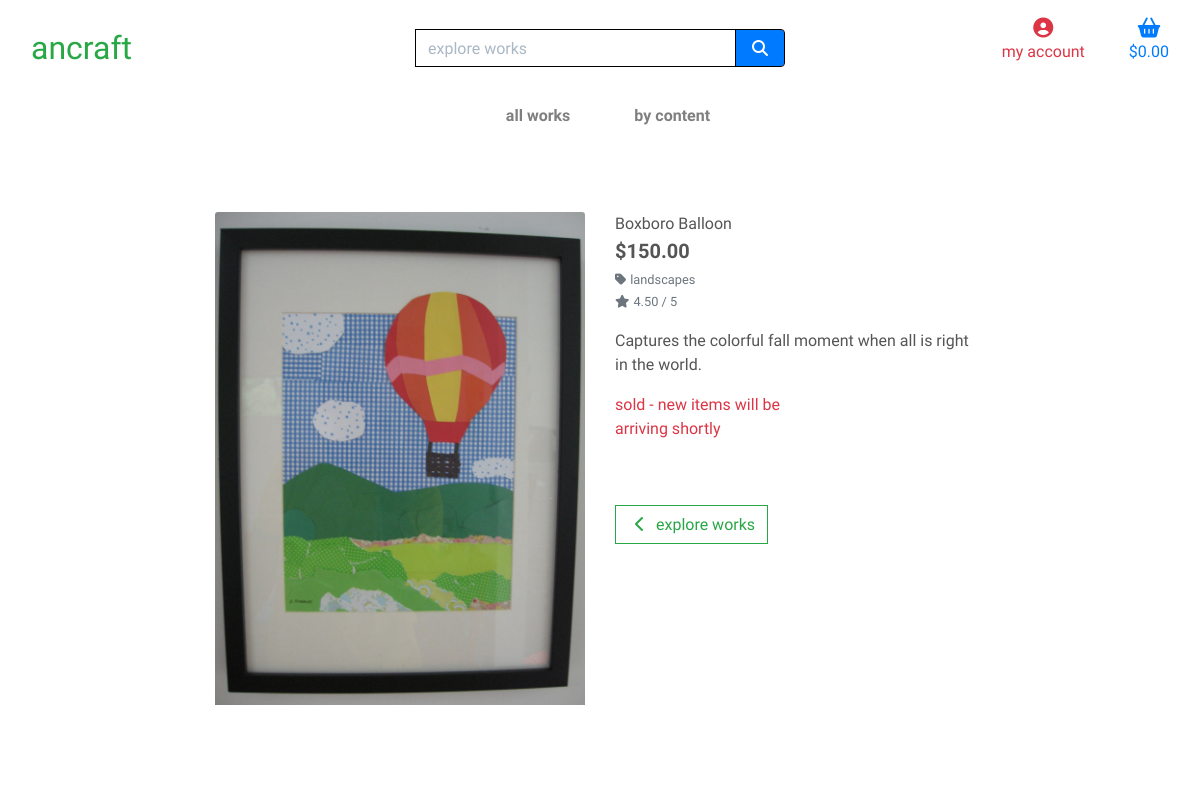
The app's page /works/1/, older data.
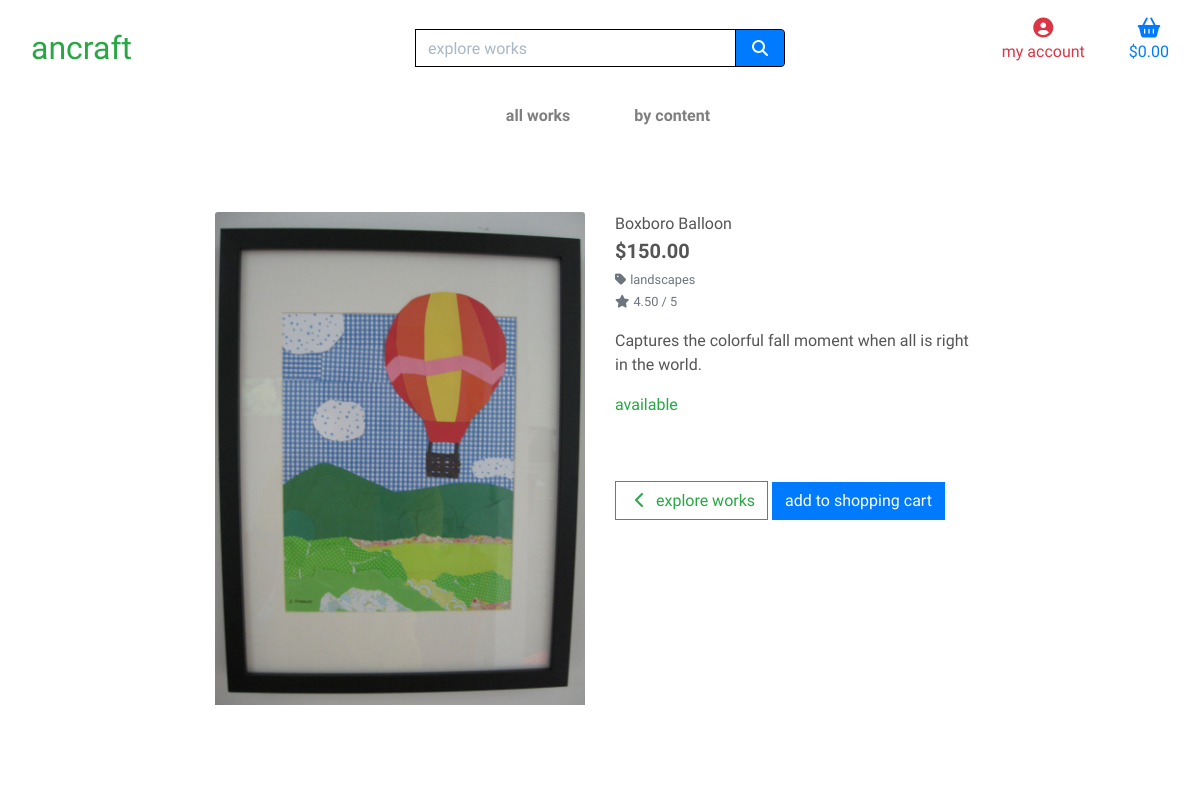
The same page, newer data.
### works/views.py (the view)
# urls.py: path('<int:work_id>/', views.work_item, name='work_item'),
def work_item(request, work_id):
    work = get_object_or_404(Work, pk=work_id)
    context = {
        'work': work,
    }
    return render(request, 'works/work_item.html', context)

### cart/contexts.py (called while the page is built, shortened)
def cart_sum(request):
    cart = request.session.get('cart', {})
    cart_items = []
    total = 0
    work_count = 0
    delivery_cost = total * Decimal(settings.STANDARD_DELIVERY_PERCENTAGE / 100)
    grand_total = delivery_cost + total
    context = {
        'cart_items': cart_items,
        'total': total,
        'work_count': work_count,
        'delivery_cost': delivery_cost,
        'grand_total': grand_total,
    }
    return context

### works/templates/works/work_item.html (shortened to what this page needs)
{% extends "base.html" %}
{% load static %}
{% block page_header %}
    <div class="container header-container">
    </div>
{% endblock %}
{% block content %}
    <div class="overlay"></div>
    <div class="container-fluid">
        <div class="row">
            <div class="col-12 col-md-6 col-lg-4 offset-lg-2">
                <div class="image-container my-5">
                    {% if work.image %}
                        <a href="{{ work.image.url }}" target="_blank">
                            <img class="card-img-top img-fluid" src="{{ work.image.url }}" alt="{{ item.work.name }}">
                        </a>
                        {% else %}
                        <a href="">
                            <img class="card-img-top img-fluid" src="{{ MEDIA_URL }}noimage.png" alt="{{ item.work.name }}">
                        </a>
                    {% endif %}
                </div>
            </div>
            <div class="col-12 col-md-6 col-lg-4">
                <div class="work-item-container mb-5 mt-md-5">
                    <p class="mb-0">{{ work.name }}</p>
                    <p class="lead mb-0 text-left font-weight-bold">${{ work.price }}</p>
                    {% if work.content %}
                    <p class="small mt-1 mb-0">
                        <a class="text-muted" href="{% url 'works' %}?content={{ work.content.name }}">
                            <i class="fas fa-tag mr-1"></i>{{ work.content.name }}
                        </a>
                    </p>
                    {% endif %}
                    {% if work.rating %}
                        <small class="text-muted"><i class="fas fa-star mr-1"></i>{{ work.rating }} / 5</small>
                    {% else %}
                        <small class="text-muted">No Rating</small>
                    {% endif %}
                    <p class="mt-3">{{ work.description }}</p>
                    <form class="form" action="{% url 'add_to_cart' work.id %}" method="POST">
                        <div class="form-row">
                            <div class="col-12">
                                <div class="form-group w-50" method="GET">
                                    {% if work.is_sold %}
                                    <div><p class="text-red-alt mb-0">sold - new items will be arriving shortly</p>
                                    {% else %}
                                    <div><p class="text-green-alt mb-0">available</p>
                                    {% endif %}
                                    </div>
                                </div>
                            </div>
                            <div class="col-12">
                                <a href="{% url 'works' %}" class="btn btn-outline-success rounded-0 mt-5">
                                    <span class="icon">
                                        <i class="fas fa-chevron-left"></i>
                                    </span>
                                    <span class="text">explore works</span>
                                </a>
                                    {% if not work.is_sold %}
                                    <input type="submit" class="btn btn-primary rounded-0 text mt-5" value="add to shopping cart" data-item_id="{{ work.id }}" id="id_qty_{{ work.id }}">
                                    {% endif %}
                            </div>
                        </div>
                    </form>
                </div>
            </div>
        </div>
    </div>
{% endblock %}

Row changes from the older to the newer data that the page shows:
changed Work "Boxboro Balloon": is_sold True → False (drawn)
Text that changed along with them:
form field value: (not shown) → "add to shopping cart"
text no longer shown: "sold - new items will be arriving shortly"
text now shown: "available"
